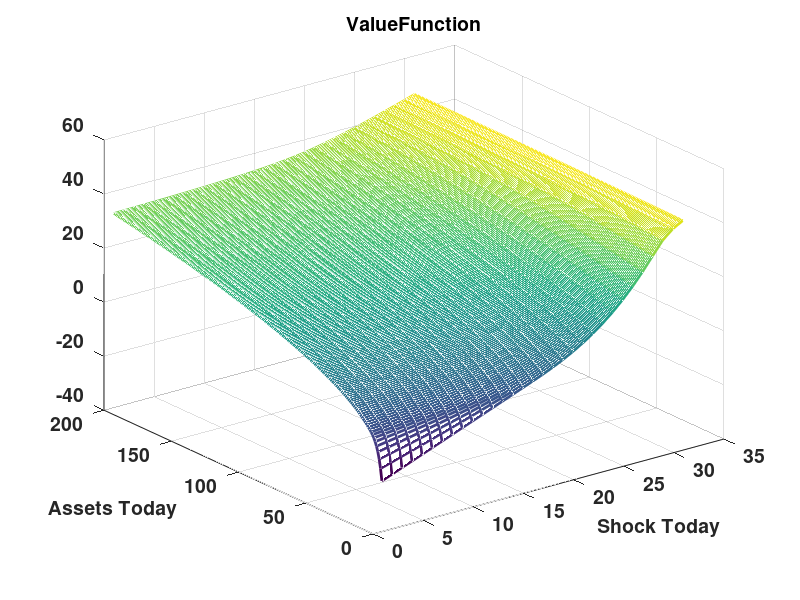
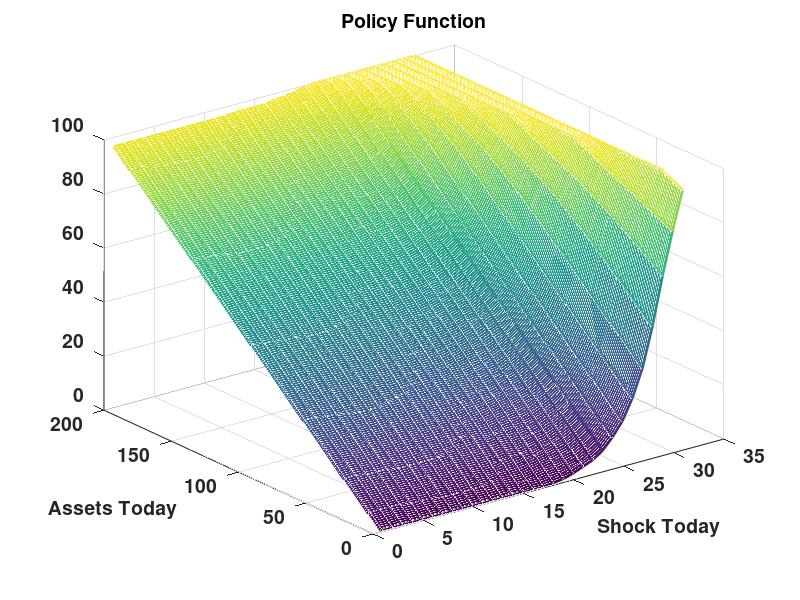
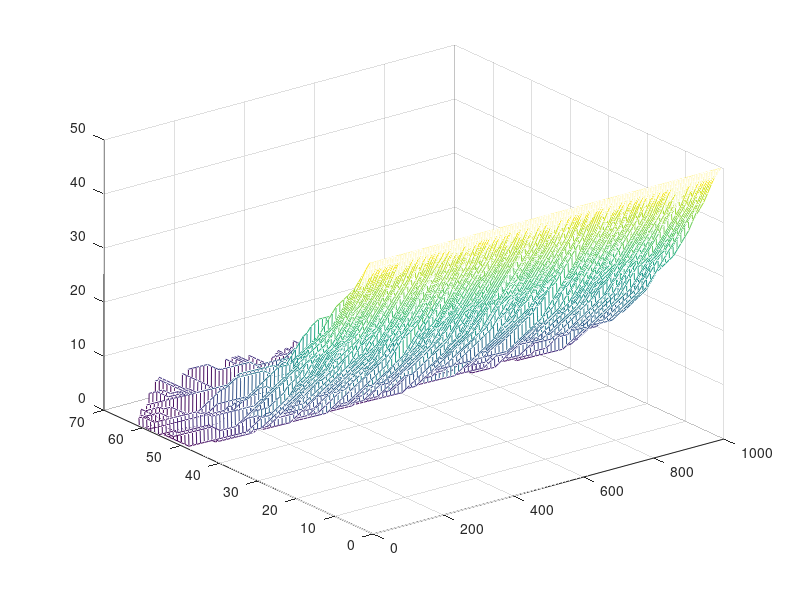
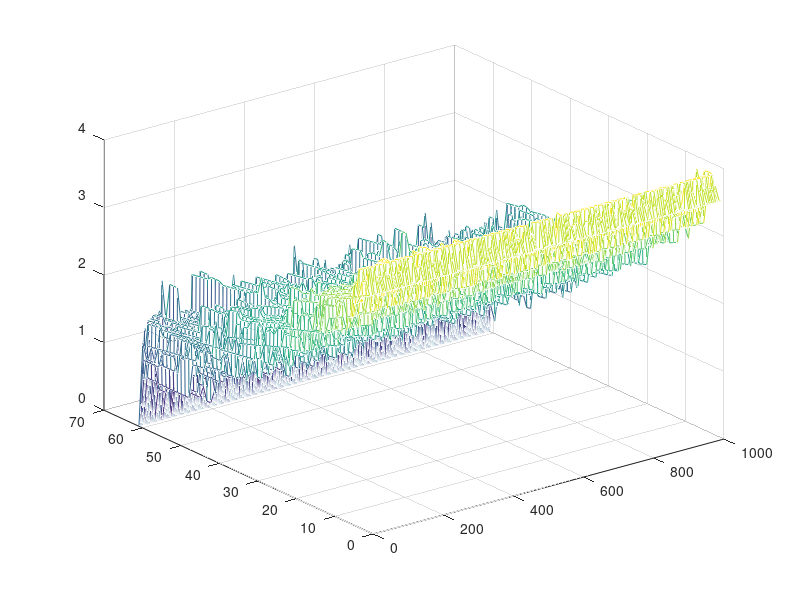

MATLAB code for these plots, in order:
%% Inputs of the function / Parameters

tic;

% Choose productivity A such that deterministic SS capital = 1, then
% generate Grid for asset holdings a around SS capital.
r = 0.02;
Kss = 1;
depreciation = 0.8;
alpha = 0.66;
A = (r+depreciation)/alpha;

sigmaY = 0.2;   % variance of income shock
delta = 0.8;    % persistence of income shock

nGridAsset = 200;
nGridShock = 31;

logShockAverage = 0;

sigma = 1;      % risk aversion
rho = 0.04;     % discount rate
beta = 1/(1+rho);


% Grids for z and k, transition matrix for z

m = (nGridShock-1)/2;
logShockMin = logShockAverage - m*sqrt(sigmaY^2/(1-delta^2));
logShockMax = logShockAverage + m*sqrt(sigmaY^2/(1-delta^2));
vGridLogShock=linspace(logShockMin,logShockMax,nGridShock);

% Caldulate transition matrix for shocks
mTransitionShock = zeros(nGridShock);
for j=1:nGridShock
for i=1:nGridShock
    mTransitionShock(i,j) = normcdf((vGridLogShock(j)+0.5*sigmaY/(sqrt(1-delta^2))...
                -(1-delta)*logShockAverage-delta*vGridLogShock(i))/sigmaY)...
             -normcdf((vGridLogShock(j)-0.5*sigmaY/(sqrt(1-delta^2))...
                -(1-delta)*logShockAverage-delta*vGridLogShock(i))/sigmaY);
end
end

for j=1:nGridShock
        mTransitionShock(j,1) = normcdf((vGridLogShock(1)+0.5*sigmaY/(sqrt(1-delta^2))...
                    -(1-delta)*logShockAverage-delta*vGridLogShock(j))/sigmaY);
        mTransitionShock(j,nGridShock) = 1 - normcdf((vGridLogShock(nGridShock)-0.5*sigmaY/(sqrt(1-delta^2))...
                    -(1-delta)*logShockAverage-delta*vGridLogShock(j))/sigmaY);
end


vGridShock=exp(vGridLogShock); % the ln() follows an AR(1), so need to exp
%vGridAsset = exp(linspace(log(0.5*Kss),log(100*Kss),nAsset));
vGridAsset = linspace(0,100*Kss,nGridAsset);




%% Value Function Iteration

bAssetToday = repmat(reshape(vGridAsset,[nGridAsset,1]),[1,nGridShock,nGridAsset]);
bAssetNext = repmat(reshape(vGridAsset,[1,1,nGridAsset]),[nGridAsset,nGridShock,1]);
bShockToday = repmat(reshape(vGridShock,[1,nGridShock]),[nGridAsset,1,nGridAsset]);

bConsumption = bShockToday + (1+r)*bAssetToday - bAssetNext;
bConsumption(bConsumption<0) = 0;

maxit = 1e04;
tol = 1e-08;
diff = 100;
it = 0;

mValueFunction = zeros(nGridAsset,nGridShock);

while it<=maxit && diff>tol
    bContinuation = repmat(reshape(mTransitionShock*mValueFunction',...
        [1,nGridShock,nGridAsset]),[nGridAsset,1,1]);
    bValue = log(bConsumption) + beta*bContinuation;
    bValue(bConsumption<0) = -1e20;
    
    mHelp=max(bValue,[],3);
    
    diff=max(max(abs(mHelp-mValueFunction)));    
    mValueFunction=mHelp;   
    it=it+1;
end		 

[~,d]=max(bValue,[],3);
mPolicyAsset=vGridAsset(d);
%mPolicyCons=bConsumption(:,:,d);
mPolicyCons = bShockToday(:,:,1) + (1+r)*bAssetToday(:,:,1)...
        - mPolicyAsset;


%% Some Plots 

figure;

pl=mesh(mValueFunction);
xla=ylabel('Assets Today');
yla=xlabel('Shock Today');
tit=title('ValueFunction');
ax=gca;
set(pl,'Linewidth',2);
set(ax,'FontSize',14,'Fontweight','bold');
set(tit,'Fontsize',14,'Fontweight','bold');
set(xla,'Fontsize',14,'Fontweight','bold');
set(yla,'FontSize',14,'Fontweight','bold');


figure;

pl=mesh(mPolicyAsset);
xla=ylabel('Assets Today');
yla=xlabel('Shock Today');
tit=title('Policy Function');
ax=gca;
set(pl,'Linewidth',2);
set(ax,'FontSize',14,'Fontweight','bold');
set(tit,'Fontsize',14,'Fontweight','bold');
set(xla,'Fontsize',14,'Fontweight','bold');
set(yla,'FontSize',14,'Fontweight','bold');

%{
figure;

pl=plot(vGridAsset,mValueFunction(:,1));
xla=ylabel('Assets Today');
yla=xlabel('Shock Today');
tit=title('Policy Function');
ax=gca;
set(pl,'Linewidth',2);
set(ax,'FontSize',14,'Fontweight','bold');
set(tit,'Fontsize',14,'Fontweight','bold');
set(xla,'Fontsize',14,'Fontweight','bold');
set(yla,'FontSize',14,'Fontweight','bold');


figure;

pl=plot(vGridAsset,mValueFunction(:,(nGridShock+1)/2));
xla=ylabel('Assets Today');
yla=xlabel('Shock Today');
tit=title('Policy Function');
ax=gca;
set(pl,'Linewidth',2);
set(ax,'FontSize',14,'Fontweight','bold');
set(tit,'Fontsize',14,'Fontweight','bold');
set(xla,'Fontsize',14,'Fontweight','bold');
set(yla,'FontSize',14,'Fontweight','bold');


figure;

pl=plot(vGridAsset,mValueFunction(:,end));
xla=ylabel('Assets Today');
yla=xlabel('Shock Today');
tit=title('Policy Function');
ax=gca;
set(pl,'Linewidth',2);
set(ax,'FontSize',14,'Fontweight','bold');
set(tit,'Fontsize',14,'Fontweight','bold');
set(xla,'Fontsize',14,'Fontweight','bold');
set(yla,'FontSize',14,'Fontweight','bold');

%}

%toc;


%% Simulation
nHousehold = 1000;    % Number of households
nPeriod = 61;      % Number of Periods

rng(1)
shockDraws = normrnd(0,sigmaY,[nPeriod,nHousehold]);

mIncome = zeros(nPeriod,nHousehold);
mLogIncome = zeros(nPeriod,nHousehold);
mLogIncome(1,:) = vGridLogShock((nGridShock+1)/2);
mIncome(1,:) = exp(mLogIncome(1,:));

mConsumption = zeros(nPeriod,nHousehold);
mAsset = zeros(nPeriod,nHousehold);
mAsset(1,:) = vGridAsset(nGridAsset/2);
%mAsset(1,:) = vGridAsset;

for hh=1:nHousehold    
for t=2:nPeriod
    [~,IndexNext] = min(abs(vGridLogShock - (delta*mLogIncome(t-1,hh)...
        + sqrt(1-delta^2)*shockDraws(t-1,hh))));
    mLogIncome(t,hh) = vGridLogShock(IndexNext);
    mIncome(t,hh) = exp(mLogIncome(t,hh));
    
    indAsset = find(vGridAsset==mAsset(t-1,hh));
    indIncome = find(vGridShock==mIncome(t-1,hh));
    %indAsset = (mAsset(t-1,hh)==vGridAsset);
    %indIncome = (mIncome(t-1,hh)==vGridShock);
    
    mAsset(t,hh) = mPolicyAsset(indAsset,indIncome);
    mConsumption(t-1,hh) = mIncome(t-1,hh) + (1+r)*mAsset(t-1,hh)...
        - mAsset(t,hh);
end
end

figure
mesh(mAsset)

figure
mesh(mConsumption)




toc;